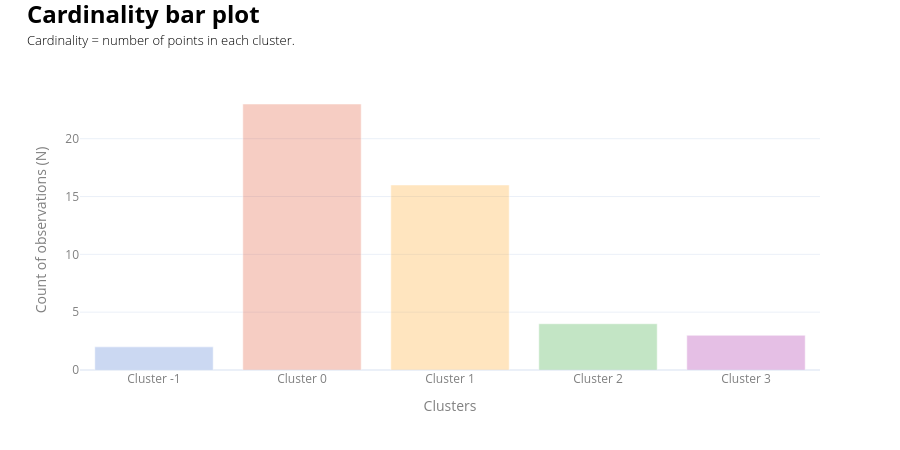

The cell this chart's notebook holds for it:
### Markdown cell above
### Cluster Diagnostics

### Code cell
#| include: false
# ___________________________________________________________________________________________________________
# Cardinality plot only (points per cluster)
# ___________________________________________________________________________________________________________
# labels = np.array(y)
cardinality = pd.Series(labels).value_counts().sort_index()

fig = go.Figure(go.Bar(
    x=[f"Cluster {cl}" for cl in cardinality.index],
    y=cardinality.values,
    marker=dict(color=[make_transparent(cluster_colour_map[cl], alpha=0.25) for cl in cardinality.index]),
    showlegend=False,
    hovertemplate="Cluster: %{x}<br>N: %{y}<extra></extra>",
))

fig.update_layout(
    width=900, height=450, template="plotly_white",
    title=dict(
        text=(
            f"<span style='font-size:24px; font-weight:bold; color:{notes_colour}; display:block;'>"
            "Cardinality bar plot"
            "</span><br>"
            f"<span style='font-size:13px; font-weight:300; color:{notes_colour}; display:block;'>"
            "Cardinality = number of points in each cluster."
            "</span>"
        ),
        x=0.03, xanchor="left", y=0.95, yanchor="top"
    ),
    margin=dict(t=90),
)

fig.update_xaxes(title_text="Clusters", title_font=dict(color=labels_colour), tickfont=dict(color=labels_colour))
fig.update_yaxes(title_text="Count of observations (N)", title_font=dict(color=labels_colour), tickfont=dict(color=labels_colour))

fig.show(config={
    "toImageButtonOptions": {
        "format": "png",
        "filename": "figure",
        "scale": 4
    }
})

### Figure 1 — Plotly figure (JSON) as saved in the notebook; plotly's stock layout.template omitted (floating-point values rounded to 4 significant figures)
{"data": [{"hovertemplate": "Cluster: %{x}<br>N: %{y}<extra></extra>", "marker": {"color": ["rgba(51,102,204,0.25)", "rgba(220,57,18,0.25)", "rgba(255,153,0,0.25)", "rgba(16,150,24,0.25)", "rgba(153,0,153,0.25)"]}, "showlegend": false, "type": "bar", "x": ["Cluster -1", "Cluster 0", "Cluster 1", "Cluster 2", "Cluster 3"], "y": [2, 23, 16, 4, 3]}], "layout": {"height": 450, "margin": {"t": 90}, "title": {"text": "<span style='font-size:24px; font-weight:bold; color:black; display:block;'>Cardinality bar plot</span><br><span style='font-size:13px; font-weight:300; color:black; display:block;'>Cardinality = number of points in each cluster.</span>", "x": 0.03, "xanchor": "left", "y": 0.95, "yanchor": "top"}, "width": 900, "xaxis": {"tickfont": {"color": "grey"}, "title": {"font": {"color": "grey"}, "text": "Clusters"}}, "yaxis": {"tickfont": {"color": "grey"}, "title": {"font": {"color": "grey"}, "text": "Count of observations (N)"}}}}
